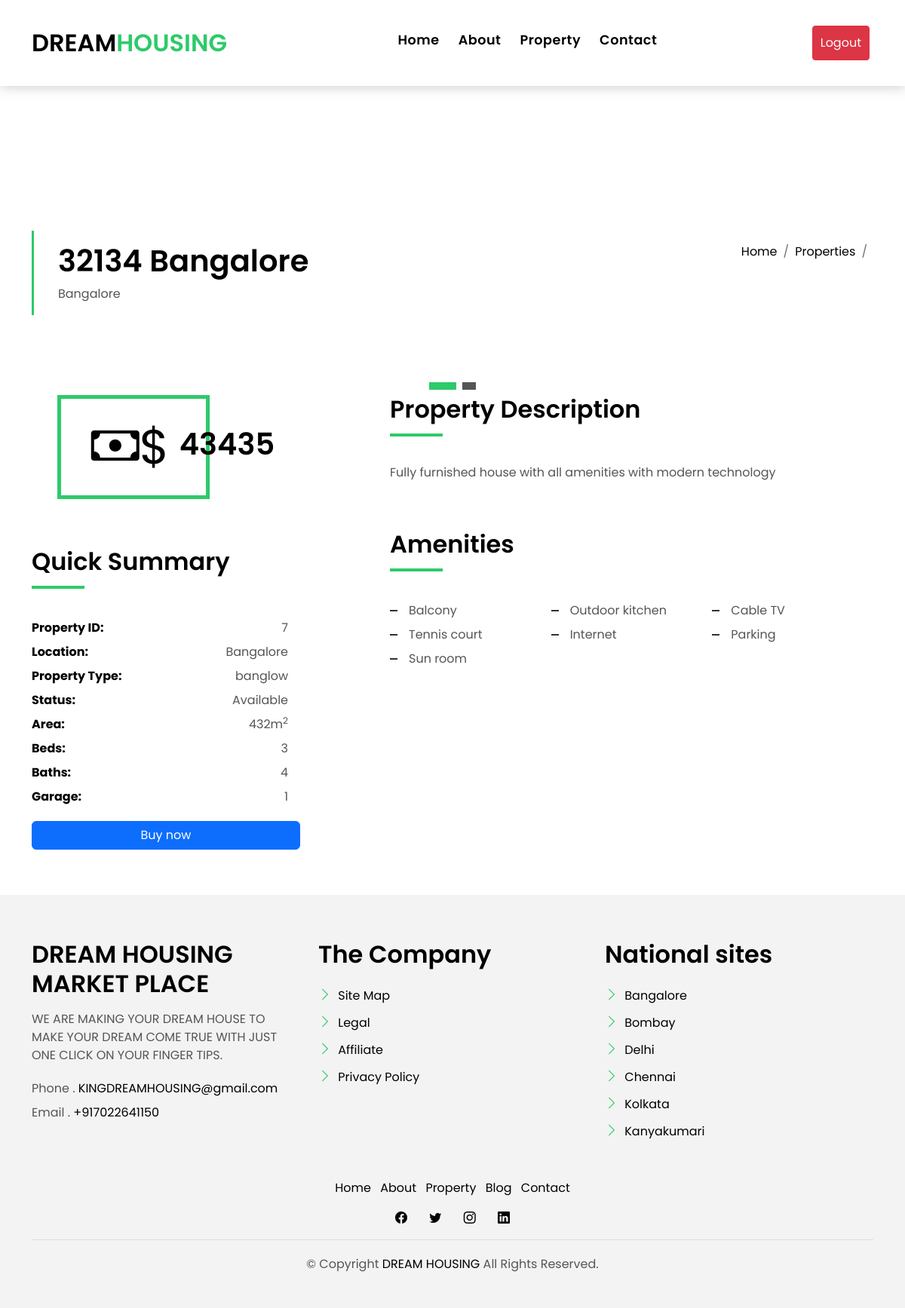
Screenshot of /viewproperty/7 (signed in) with the database file from the repository.
### website/models.py (models this page shows)
class Property(db.Model):
    id = db.Column(db.Integer, primary_key=True)
    property_id = db.Column(db.String(50))
    description = db.Column(db.String(400))
    price =  db.Column(db.String(100))
    location = db.Column(db.String(150))
    property_type = db.Column(db.String(150))
    status = db.Column(db.Boolean, default=False, nullable=False)
    area = db.Column(db.String(150))
    imageUrls = db.Column(db.String(1000))
    beds = db.Column(db.Integer)
    baths = db.Column(db.Integer)
    garage = db.Column(db.Integer)
    balcony = db.Column(db.Boolean, default=False)
    outdoor_kitchen = db.Column(db.Boolean, default=False)
    cable_tv = db.Column(db.Boolean, default=False)
    decks = db.Column(db.Boolean, default=False)
    tennis_court = db.Column(db.Boolean, default=False)
    internet = db.Column(db.Boolean, default=False)
    parking = db.Column(db.Boolean, default=False)
    sun_room = db.Column(db.Boolean, default=False)
    concrete_flooring = db.Column(db.Boolean, default=False)
    date = db.Column(db.DateTime(timezone=True), default=func.now())

### website/views.py (the view)
@views.route('/viewproperty/<property_id>', methods=['GET'])
@login_required
def viewproperty(property_id):
    property = Property.query.get(property_id)
    if property:
        return render_template("property-single.html", user=current_user, property=property)
    else:
        flash("Property not found.", "error")
        return redirect(url_for("views.property"))

### website/templates/property-single.html (shortened to what this page needs)
{% extends "base.html" %} {% block title %}Property Details{% endblock %} {%
block content %}
<main id="main">
  <section class="intro-single">
    <div class="container">
      <div class="row">
        <div class="col-md-12 col-lg-8">
          <div class="title-single-box">
            <h1 class="title-single">
              {{ property.property_id }} {{ property.location }}
            </h1>
            <span class="color-text-a">{{ property.location }}</span>
          </div>
        </div>
        <div class="col-md-12 col-lg-4">
          <nav
            aria-label="breadcrumb"
            class="breadcrumb-box d-flex justify-content-lg-end"
          >
            <ol class="breadcrumb">
              <li class="breadcrumb-item">
                <a href="/">Home</a>
              </li>
              <li class="breadcrumb-item">
                <a href="/property">Properties</a>
              </li>
              <li class="breadcrumb-item active" aria-current="page">
              </li>
            </ol>
          </nav>
        </div>
      </div>
    </div>
  </section>
  <section class="property-single nav-arrow-b">
    <div class="container">
      <div class="row justify-content-center">
        <div class="col-lg-8">
          <div id="property-single-carousel" class="swiper">
            <div class="swiper-wrapper">
              {% set images = property.imageUrls.split(',') %} {% for image in
              images %}
              <div class="carousel-item-b swiper-slide">
              </div>
              {% endfor %}
            </div>
          </div>
          <div
            class="property-single-carousel-pagination carousel-pagination"
          ></div>
        </div>
      </div>
      <div class="row">
        <div class="col-sm-12">
          <div class="row justify-content-between">
            <div class="col-md-5 col-lg-4">
              <div class="property-price d-flex justify-content-center foo">
                <div class="card-header-c d-flex">
                  <div class="card-box-ico">
                    <span class="bi bi-cash">$</span>
                  </div>
                  <div class="card-title-c align-self-center">
                    <h5 class="title-c">{{ property.price }}</h5>
                  </div>
                </div>
              </div>
              <div class="property-summary">
                <div class="row">
                  <div class="col-sm-12">
                    <div class="title-box-d section-t4">
                      <h3 class="title-d">Quick Summary</h3>
                    </div>
                  </div>
                </div>
                <div class="summary-list">
                  <ul class="list">
                    <li class="d-flex justify-content-between">
                      <strong>Property ID:</strong>
                      <span>{{ property.id }}</span>
                    </li>
                    <li class="d-flex justify-content-between">
                      <strong>Location:</strong>
                      <span>{{ property.location }}</span>
                    </li>
                    <li class="d-flex justify-content-between">
                      <strong>Property Type:</strong>
                      <span>{{ property.property_type }}</span>
                    </li>
                    <li class="d-flex justify-content-between">
                      <strong>Status:</strong>
                      <span
                        >{{ "Available" if property.status else "Not Available"
                        }}</span
                      >
                    </li>
                    <li class="d-flex justify-content-between">
                      <strong>Area:</strong>
                      <span>{{ property.area }}m<sup>2</sup></span>
                    </li>
                    <li class="d-flex justify-content-between">
                      <strong>Beds:</strong>
                      <span>{{ property.beds }}</span>
                    </li>
                    <li class="d-flex justify-content-between">
                      <strong>Baths:</strong>
                      <span>{{ property.baths }}</span>
                    </li>
                    <li class="d-flex justify-content-between">
                      <strong>Garage:</strong>
                      <span>{{ property.garage }}</span>
                    </li>
                  </ul>
                </div>
                {% if property.status %}
                <a
                  href="/property-request/{{ property.id }}"
                  class="btn btn-primary btn-block"
                >
                  Buy now
                </a>
                {% else %}
                <button type="button" class="btn btn-danger btn-block" disabled>
                  Not Available
                </button>
                {% endif %}
              </div>
            </div>
            <div class="col-md-7 col-lg-7 section-md-t3">
              <div class="row">
                <div class="col-sm-12">
                  <div class="title-box-d">
                    <h3 class="title-d">Property Description</h3>
                  </div>
                </div>
              </div>
              <div class="property-description">
                <p class="description color-text-a">
                  {{ property.description }}
                </p>
              </div>
              <div class="row section-t3">
                <div class="col-sm-12">
                  <div class="title-box-d">
                    <h3 class="title-d">Amenities</h3>
                  </div>
                </div>
              </div>
              <div class="amenities-list color-text-a">
                <ul class="list-a no-margin">
                  {% if property.balcony %}
                  <li>Balcony</li>
                  {% endif %} {% if property.outdoor_kitchen %}
                  <li>Outdoor kitchen</li>
                  {% endif %} {% if property.cable_tv %}
                  <li>Cable TV</li>
                  {% endif %}  {% if property.tennis_court %}
                  <li>Tennis court</li>
                  {% endif %} {% if property.internet %}
                  <li>Internet</li>
                  {% endif %} {% if property.parking %}
                  <li>Parking</li>
                  {% endif %} {% if property.sun_room %}
                  <li>Sun room</li>
                  {% endif %}
                </ul>
              </div>
            </div>
          </div>
        </div>
      </div>
    </div>
  </section>
</main>
{% endblock %}

### website/static/assets/css/style.css (style rules this page uses)
body { font-family: "Poppins", sans-serif; color: #555555; }
h1, h2, h3, h4, h5, h6 { color: #000000; }
a { color: #000000; text-decoration: none; transition: all 0.5s ease; }
.color-text-a { text-decoration: none; color: #555555; }
.no-margin { margin: 0; }
.list-a { text-decoration: none; display: inline-block; line-height: 2; padding: 0; list-style: none; }
.list-a li { position: relative; width: 50%; float: left; padding-left: 25px; padding-right: 5px; }
@media (min-width: 992px) { .list-a li { width: 33.333%; } }
.list-a li:before { content: ""; width: 10px; height: 2px; position: absolute; background-color: #313131; top: 15px; left: 0; }
.section-t4 { padding-top: 4rem; }
.section-t3 { padding-top: 3rem; }
.title-box-d { padding-bottom: 1.8rem; margin-bottom: 1rem; position: relative; }
.title-box-d .title-d { font-weight: 600; font-size: 2rem; }
.title-box-d .title-d:after { content: ""; position: absolute; width: 70px; height: 4px; background-color: #2eca6a; bottom: 20px; left: 0; }
.carousel-pagination { margin-top: 10px; text-align: center; }
.btn { transition: 0.5s ease; }
.intro-single { padding: 12rem 0 3rem; }
.intro-single .title-single-box { padding: 1rem 0 1rem 2rem; }
.intro-single .title-single-box { border-left: 3px solid #2eca6a; }
.intro-single .title-single-box .title-single { font-weight: 600; font-size: 2.2rem; }
@media (min-width: 768px) { .intro-single .title-single-box .title-single { font-size: 2.1rem; } }
@media (min-width: 992px) { .intro-single .title-single-box .title-single { font-size: 2.5rem; } }
.intro-single .breadcrumb-box { padding: 1rem 0 0 0.5rem; }
.intro-single .breadcrumb { background-color: transparent; padding-right: 0; padding-left: 0; }
.property-price { margin: 0 auto; }
.property-price .card-header-c { padding: 0; }
.summary-list { padding-right: 1rem; color: #000000; }
.summary-list .list { padding: 0; line-height: 2; }
.summary-list .list span { color: #555555; }
.card-header-c { padding: 0 1rem 1rem 1rem; }
.card-box-ico { padding: 1rem 3rem 1rem 2.5rem; border: 5px solid #2eca6a; }
.card-box-ico span { font-size: 4rem; color: #000000; }
.title-c { font-size: 2.5rem; font-weight: 600; margin-left: -40px; }
@media (min-width: 768px) { .title-c { font-size: 1.8rem; } }
@media (min-width: 992px) { .title-c { font-size: 2.5rem; } }

### rows the page displays
Property: property_id "32134", location "Bangalore", price "43435", id "7", property_type "banglow", status "Available", area "432", beds "3", baths "4", garage "1", description "Fully furnished house with all amenities with modern technology"
